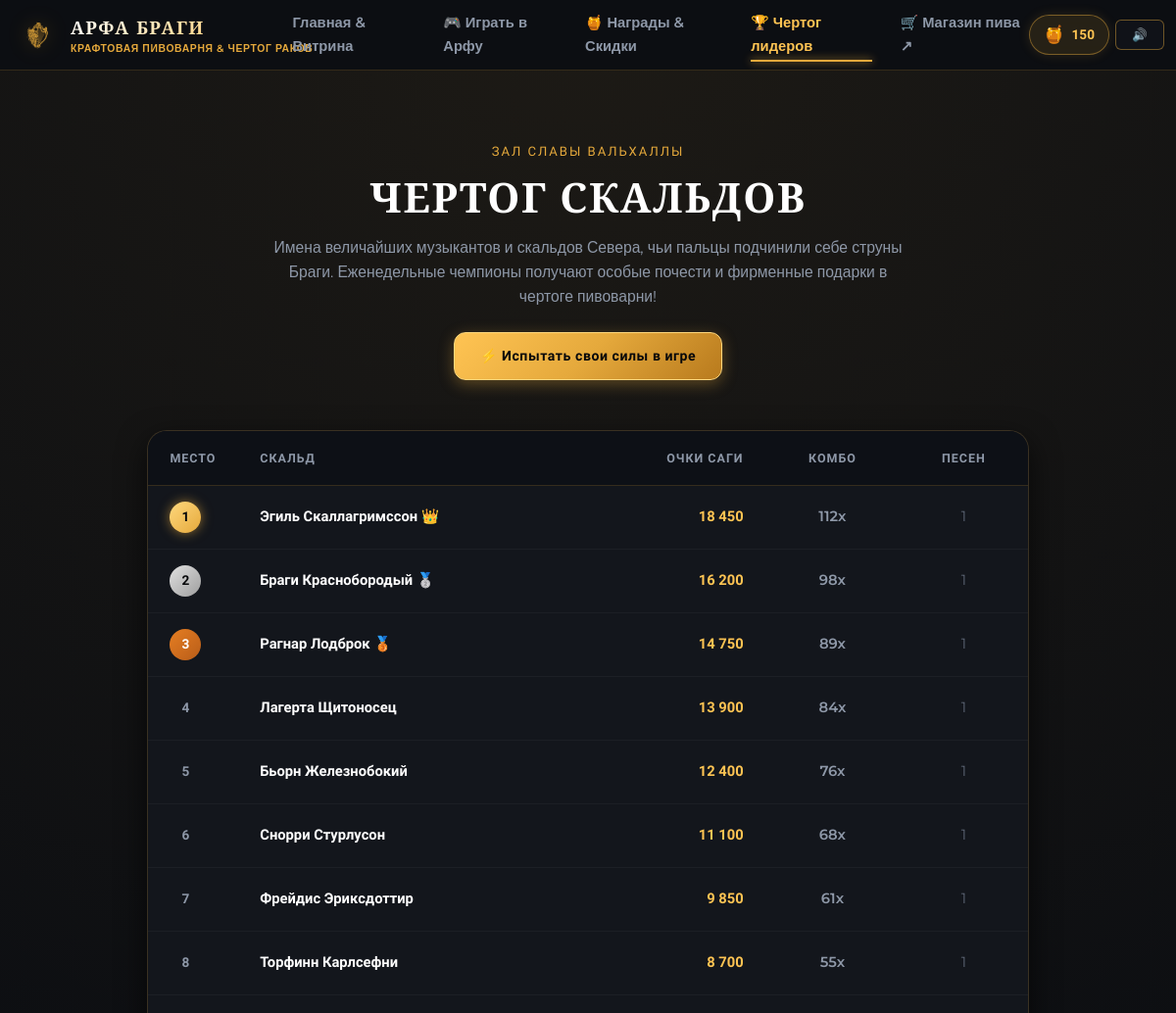
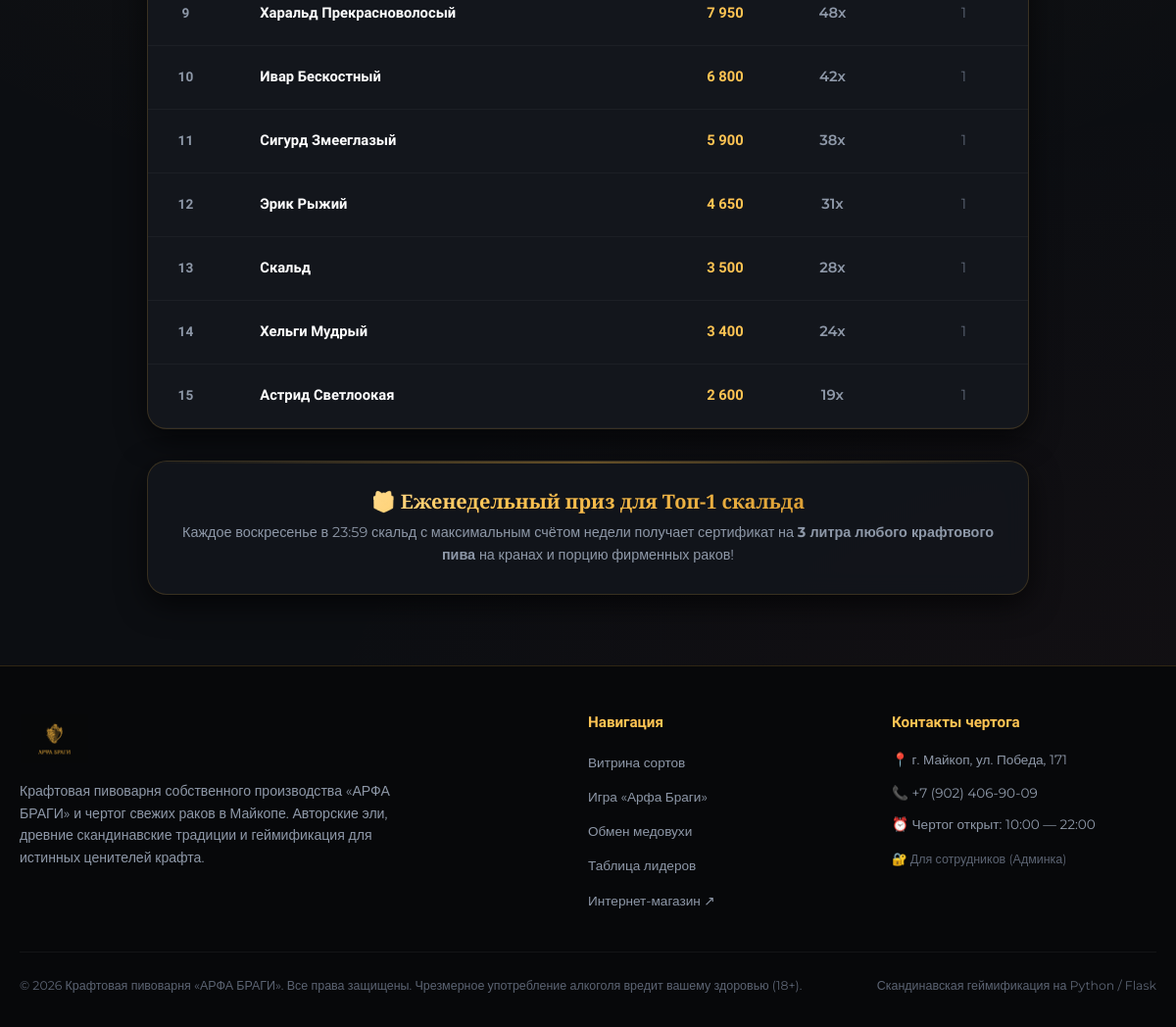
The app's page /leaderboard with its own data (2 pictures, top to bottom).
### tables this page shows
CREATE TABLE players (
            id INTEGER PRIMARY KEY AUTOINCREMENT,
            uuid TEXT UNIQUE NOT NULL,
            name TEXT NOT NULL DEFAULT 'Скальд',
            score INTEGER DEFAULT 0,
            highest_score INTEGER DEFAULT 0,
            mead INTEGER DEFAULT 50,
            total_mead INTEGER DEFAULT 50,
            games_played INTEGER DEFAULT 0,
            max_combo INTEGER DEFAULT 0,
            streak_days INTEGER DEFAULT 1,
            last_daily_claim TEXT,
            harp_strings_lvl INTEGER DEFAULT 0,
            horn_lvl INTEGER DEFAULT 0,
            odin_blessings INTEGER DEFAULT 1,
            brewery_buff_games INTEGER DEFAULT 0,
            created_at TIMESTAMP DEFAULT CURRENT_TIMESTAMP,
            updated_at TIMESTAMP DEFAULT CURRENT_TIMESTAMP
        );

### app.py (the view)
@app.route('/leaderboard')
def leaderboard():
    weekly_top = get_leaderboard(timeframe='weekly', limit=15)
    all_time_top = get_leaderboard(timeframe='all_time', limit=15)
    return render_template(
        'leaderboard.html',
        weekly_top=weekly_top,
        all_time_top=all_time_top
    )

### app.py (called while the page is built)
@app.context_processor
def inject_global_context():
    logos = discover_logo_assets()
    return {
        'config': Config,
        'logos': logos,
        'shop_url': Config.SHOP_URL,
        'brewery_name': Config.BREWERY_NAME,
        'brewery_tagline': Config.BREWERY_TAGLINE,
        'brewery_city': Config.BREWERY_CITY,
        'brewery_phone': Config.BREWERY_PHONE
    }

### models.py (called while the page is built)
def get_db():
    conn = sqlite3.connect(str(Config.DB_PATH))
    conn.row_factory = sqlite3.Row
    conn.execute("PRAGMA foreign_keys = ON")
    return conn

### templates/leaderboard.html (shortened to what this page needs)
{% extends 'base.html' %}
{% block content %}
<section class="section">
  <div class="container">
    <div class="section-header">
      <div class="section-eyebrow">Зал славы Вальхаллы</div>
      <h1 class="section-title">ЧЕРТОГ СКАЛЬДОВ</h1>
      <p class="section-desc">
        Имена величайших музыкантов и скальдов Севера, чьи пальцы подчинили себе струны Браги.
        Еженедельные чемпионы получают особые почести и фирменные подарки в чертоге пивоварни!
      </p>
      <div style="margin-top: 1.5rem;">
        <a href="{{ url_for('game') }}" class="btn btn-gold">
        </a>
      </div>
    </div>
    <div class="leaderboard-table-card" style="max-width: 900px; margin: 0 auto;">
      <table class="skald-table">
        <thead>
          <tr>
            <th style="width: 80px;">Место</th>
            <th>Скальд</th>
            <th style="text-align: right;">Очки саги</th>
            <th style="text-align: center;">Комбо</th>
            <th style="text-align: center;">Песен</th>
          </tr>
        </thead>
        <tbody>
          {% if weekly_top %}
            {% for item in weekly_top %}
            <tr>
              <td>
                <span class="rank-badge {% if item.rank == 1 %}rank-1{% elif item.rank == 2 %}rank-2{% elif item.rank == 3 %}rank-3{% else %}text-muted{% endif %}">
                  {{ item.rank }}
                </span>
              </td>
              <td>
                <div style="font-family: var(--font-heading); font-weight: 700; color: #fff;">
                  {{ item.name }}
                </div>
              </td>
              <td style="text-align: right; font-family: var(--font-heading); font-weight: 800; color: var(--gold-bright);">
                {{ "{:,}".format(item.top_score).replace(',', ' ') }}
              </td>
              <td style="text-align: center; color: var(--text-muted); font-weight: 600;">
                {{ item.best_combo }}x
              </td>
              <td style="text-align: center; color: var(--text-dim);">
                {{ item.sessions_count }}
              </td>
            </tr>
            {% endfor %}
          {% else %}
            <tr>
              <td colspan="5" style="text-align: center; padding: 3rem; color: var(--text-dim);">
                Чертог ждёт своего первого героя! Сыграй в игру и впиши своё имя золотыми рунами.
              </td>
            </tr>
          {% endif %}
        </tbody>
      </table>
    </div>
    <div class="viking-card" style="max-width: 900px; margin: 2rem auto 0; text-align: center;">
      <h3 class="font-viking text-gradient-gold" style="font-size: 1.25rem; margin-bottom: 0.5rem;">
        🎁 Еженедельный приз для Топ-1 скальда
      </h3>
      <p class="text-muted" style="font-size: 0.9rem;">
        Каждое воскресенье в 23:59 скальд с максимальным счётом недели получает сертификат на <strong>3 литра любого крафтового пива</strong> на кранах и порцию фирменных раков!
      </p>
    </div>
  </div>
</section>
{% endblock %}

### templates/base.html (shortened to what this page needs)
<!DOCTYPE html>
<html lang="ru">
<head>
  <link rel="stylesheet" href="{{ url_for('static', filename='css/style.css') }}">
</head>
<body>
  <header class="navbar">
    <div class="container nav-container">
      <a href="{{ url_for('index') }}" class="brand-link">
        <img src="{{ url_for('static', filename=logos.emblem) }}" alt="{{ brewery_name }}" class="nav-emblem">
        <div class="brand-text">
          <span class="brand-title">{{ brewery_name }}</span>
          <span class="brand-subtitle">{{ brewery_tagline }}</span>
        </div>
      </a>
      <nav>
        <ul class="nav-menu" id="navMenu">
          <li><a href="{{ url_for('index') }}" class="nav-link {% if request.endpoint == 'index' %}active{% endif %}">Главная & Витрина</a></li>
          <li><a href="{{ url_for('game') }}" class="nav-link btn-open-game-window {% if request.endpoint == 'game' %}active{% endif %}">🎮 Играть в Арфу</a></li>
          <li><a href="{{ url_for('rewards') }}" class="nav-link {% if request.endpoint == 'rewards' %}active{% endif %}">🍯 Награды & Скидки</a></li>
          <li><a href="{{ url_for('leaderboard') }}" class="nav-link {% if request.endpoint == 'leaderboard' %}active{% endif %}">🏆 Чертог лидеров</a></li>
          <li><a href="{{ shop_url }}" target="_blank" rel="noopener noreferrer" class="nav-link">🛒 Магазин пива ↗</a></li>
        </ul>
      </nav>
      <div class="nav-right">
        <a href="{{ url_for('rewards') }}" class="header-mead-badge" title="Твоя медовуха для обмена на скидки">
          <span class="header-mead-icon">🍯</span>
          <span id="headerMeadCount">0</span>
        </a>
        <button id="btnToggleAudio" class="btn btn-outline btn-sm" aria-label="Звук" title="Включить / Выключить звук">
          <span id="audioBtnIcon">🔊</span>
        </button>
      </div>
    </div>
  </header>
  <main>
    {% block content %}{% endblock %}
  </main>
  <footer class="footer">
    <div class="container">
      <div class="footer-grid">
        <div>
          <a href="{{ url_for('index') }}" class="brand-link" style="margin-bottom: 0.8rem;">
            <img src="{{ url_for('static', filename=logos.main_logo) }}" alt="{{ brewery_name }}" style="max-height: 52px; width: auto;">
          </a>
          <p class="footer-brand-desc">
            Крафтовая пивоварня собственного производства «{{ brewery_name }}» и чертог свежих раков в Майкопе. Авторские эли, древние скандинавские традиции и геймификация для истинных ценителей крафта.
          </p>
        </div>
        <div>
          <h4 class="footer-heading">Навигация</h4>
          <ul class="footer-links">
            <li><a href="{{ url_for('index') }}" class="footer-link">Витрина сортов</a></li>
            <li><a href="{{ url_for('game') }}" class="footer-link">Игра «Арфа Браги»</a></li>
            <li><a href="{{ url_for('rewards') }}" class="footer-link">Обмен медовухи</a></li>
            <li><a href="{{ url_for('leaderboard') }}" class="footer-link">Таблица лидеров</a></li>
            <li><a href="{{ shop_url }}" target="_blank" rel="noopener noreferrer" class="footer-link">Интернет-магазин ↗</a></li>
          </ul>
        </div>
        <div>
          <h4 class="footer-heading">Контакты чертога</h4>
          <ul class="footer-links">
            <li class="footer-link">📍 {{ brewery_city }}</li>
            <li><a href="tel:{{ brewery_phone }}" class="footer-link">📞 {{ brewery_phone }}</a></li>
            <li class="footer-link">⏰ Чертог открыт: 10:00 — 22:00</li>
            <li><a href="{{ url_for('admin_promos') }}" class="footer-link" style="color: var(--text-dim); font-size: 0.78rem;">🔐 Для сотрудников (Админка)</a></li>
          </ul>
        </div>
      </div>
      <div class="footer-bottom">
        <div>© 2026 Крафтовая пивоварня «{{ brewery_name }}». Все права защищены. Чрезмерное употребление алкоголя вредит вашему здоровью (18+).</div>
        <div>Скандинавская геймификация на Python / Flask</div>
      </div>
    </div>
  </footer>
</body>
</html>

### records on screen
players: rank "2", name "Браги Краснобородый", sessions_count "1"
players: rank "3", name "Рагнар Лодброк", sessions_count "1"
players: rank "4", name "Лагерта Щитоносец", sessions_count "1"
players: rank "5", name "Бьорн Железнобокий", top_score "12 400", best_combo "76", sessions_count "1"
players: rank "6", name "Снорри Стурлусон", top_score "11 100", best_combo "68", sessions_count "1"
players: rank "7", name "Фрейдис Эриксдоттир", top_score "9 850", best_combo "61", sessions_count "1"
players: rank "8", name "Торфинн Карлсефни", top_score "8 700", best_combo "55", sessions_count "1"
players: rank "9", name "Харальд Прекрасноволосый", top_score "7 950", best_combo "48", sessions_count "1"
players: rank "10", name "Ивар Бескостный", top_score "6 800", best_combo "42", sessions_count "1"
players: rank "11", name "Сигурд Змееглазый", top_score "5 900", best_combo "38", sessions_count "1"
players: rank "13", name "Скальд", top_score "3 500", best_combo "28", sessions_count "1"
players: rank "15", name "Астрид Светлоокая", top_score "2 600", best_combo "19", sessions_count "1"

### other values on screen
{{ brewery_name }} "АРФА БРАГИ"
{{ brewery_tagline }} "КРАФТОВАЯ ПИВОВАРНЯ & ЧЕРТОГ РАКОВ"
{{ item.rank }} "1" "12" "14"
{{ item.name }} "Эгиль Скаллагримссон" "Эрик Рыжий" "Хельги Мудрый"
{{ item.sessions_count }} "1" "1" "1"
{{ "{:,}".format(item.top_score).replace(',', ' ') }} "4 650" "3 400"
{{ item.best_combo }} "31" "24"
{{ brewery_city }} "г. Майкоп, ул. Победа, 171"
{{ brewery_phone }} "+7 (902) 406-90-09"
